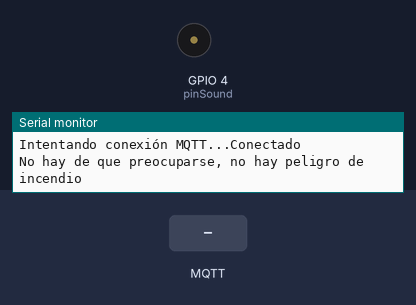
Simulated run of this sketch. Board: ESP8266 (NodeMCU). On the bench: buzzer (waves = sounding), the last lines printed to the serial monitor. Inputs (shaded band) come from the test bench. WiFi joins after 1.5 s; servers stay silent unless stated; no MQTT or app messages arrive unless stated.

Above: at 2.7 s.
2.8 s: MQTT message "true" arrives on the first subscribed topic
At 7.7 s:
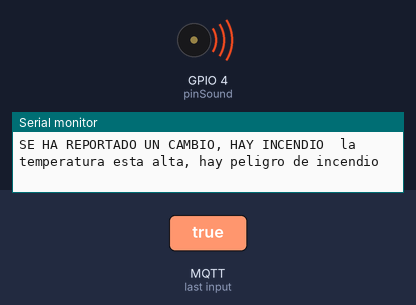
8.0 s: MQTT message "false" arrives on the first subscribed topic
At 12.9 s:
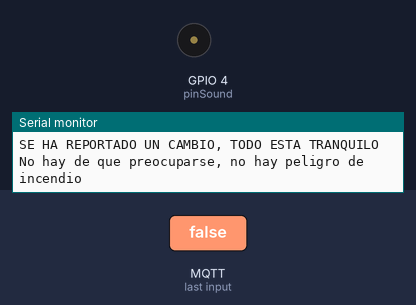
Timing chart, 0 to 14.4 s (numbered marks = the images above; inputs shaded):
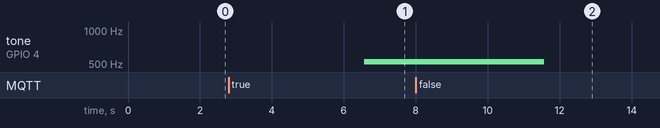

The sketch:

SKETCH_NODE2.ino
```cpp
#include <PubSubClient.h>
#include <ESP8266WiFi.h>


String ssid = "";
String password = "";
const unsigned char pinSound = 4;

const char* mqtt_server = "";

WiFiClient espClient;
PubSubClient client(espClient);

const char* mqtt_topic_bool = "peligro";

bool peligro;

byte cont = 0;
byte max_intentos = 50;
String messageString;

void callback(char* topic, byte* payload, unsigned int length) {
  char message[length + 1];

  memcpy(message, payload, length);
  message[length] = '\0';

   messageString = String(message);

  if(strcmp(topic, mqtt_topic_bool) == 0){
   if (messageString == "true") {
    peligro = true;
} else if (messageString == "false") {
    peligro = false;
}
    if(peligro==true){
    //suena musiquita de peligro
  // c_dball_c();
    Serial.print("SE HA REPORTADO UN CAMBIO, HAY INCENDIO ");
    }
    else{
      //suena musiquita normal
      Serial.print("SE HA REPORTADO UN CAMBIO, TODO ESTA TRANQUILO ");
    //  c_starWars_c();
    }
  }


}

void reconnect() {

  while (!client.connected()) {
    Serial.print("Intentando conexión MQTT...");

    if (client.connect("ESP8266Client2")) {
      Serial.println("Conectado");

      client.subscribe(mqtt_topic_bool);
    } else {
      Serial.print("Error, rc=");
      Serial.print(client.state());
      Serial.println(" Intentando de nuevo en 5 segundos");

      delay(5000);
    }
  }
}

void setup() {
  Serial.begin(115200);

  WiFi.begin(ssid, password);
  while (WiFi.status() != WL_CONNECTED and cont < max_intentos) {
    cont++;
    delay(500);
    Serial.print(".");
  }
  Serial.println("");
  if (cont < max_intentos) {
    Serial.println("********************************************");
    Serial.print("Conectado a la red WiFi: ");
    Serial.println(WiFi.SSID());
    Serial.print("IP: ");
    Serial.println(WiFi.localIP());
    Serial.print("macAdress: ");
    Serial.println(WiFi.macAddress());
    Serial.println("*********************************************");
  } else {
    Serial.println("------------------------------------");
    Serial.println("Error de conexion");
    Serial.println("------------------------------------");
  }
  // Configurar el callback para recibir mensajes
  client.setServer(mqtt_server, 1883);
  client.setCallback(callback);
}

void loop() {
  if (!client.connected()) {
    reconnect();
  }
  client.loop();
    if(peligro==true){
       tone(pinSound, 523) ;
    Serial.println(" la temperatura esta alta, hay peligro de incendio");
    } else{
      noTone(pinSound);
      Serial.println("No hay de que preocuparse, no hay peligro de incendio");
    }
    delay(5000);

}
```

Measured:
- after the input at 2.8 s, tone on GPIO 4 (pinSound): silent → 523 Hz after 3.8 s
- after the input at 8.0 s, tone on GPIO 4 (pinSound): 523 Hz → silent after 3.6 s
